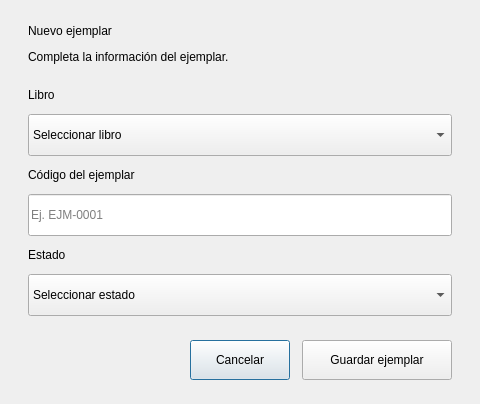
<?xml version="1.0" encoding="UTF-8"?>
<ui version="4.0">
 <class>EjemplarDialog</class>
 <widget class="QDialog" name="EjemplarDialog">
  <property name="windowTitle">
   <string>Nuevo ejemplar</string>
  </property>
  <property name="minimumSize">
   <size>
    <width>480</width>
    <height>360</height>
   </size>
  </property>
  <layout class="QVBoxLayout" name="layoutPrincipal">
   <property name="leftMargin"><number>28</number></property>
   <property name="topMargin"><number>24</number></property>
   <property name="rightMargin"><number>28</number></property>
   <property name="bottomMargin"><number>24</number></property>
   <property name="spacing"><number>12</number></property>
   <item>
    <widget class="QLabel" name="lblTitulo">
     <property name="text"><string>Nuevo ejemplar</string></property>
    </widget>
   </item>
   <item>
    <widget class="QLabel" name="lblDescripcion">
     <property name="text"><string>Completa la información del ejemplar.</string></property>
    </widget>
   </item>
   <item>
    <spacer name="espacioSuperior">
     <property name="orientation"><enum>Qt::Vertical</enum></property>
     <property name="sizeHint" stdset="0">
      <size><width>20</width><height>12</height></size>
     </property>
    </spacer>
   </item>
   <item>
    <widget class="QLabel" name="lblLibro">
     <property name="text"><string>Libro</string></property>
    </widget>
   </item>
   <item>
    <widget class="QComboBox" name="cmbLibro">
     <property name="minimumSize">
      <size><width>0</width><height>42</height></size>
     </property>
     <item>
      <property name="text"><string>Seleccionar libro</string></property>
     </item>
    </widget>
   </item>
   <item>
    <widget class="QLabel" name="lblCodigo">
     <property name="text"><string>Código del ejemplar</string></property>
    </widget>
   </item>
   <item>
    <widget class="QLineEdit" name="txtCodigo">
     <property name="minimumSize">
      <size><width>0</width><height>42</height></size>
     </property>
     <property name="placeholderText">
      <string>Ej. EJM-0001</string>
     </property>
    </widget>
   </item>
   <item>
    <widget class="QLabel" name="lblEstado">
     <property name="text"><string>Estado</string></property>
    </widget>
   </item>
   <item>
    <widget class="QComboBox" name="cmbEstado">
     <property name="minimumSize">
      <size><width>0</width><height>42</height></size>
     </property>
     <item>
      <property name="text"><string>Seleccionar estado</string></property>
     </item>
     <item>
      <property name="text"><string>Disponible</string></property>
     </item>
     <item>
      <property name="text"><string>Prestado</string></property>
     </item>
     <item>
      <property name="text"><string>Retirado</string></property>
     </item>
    </widget>
   </item>
   <item>
    <spacer name="espacioInferior">
     <property name="orientation"><enum>Qt::Vertical</enum></property>
     <property name="sizeHint" stdset="0">
      <size><width>20</width><height>12</height></size>
     </property>
    </spacer>
   </item>
   <item>
    <layout class="QHBoxLayout" name="layoutBotones">
     <item>
      <spacer name="espacioBotones">
       <property name="orientation"><enum>Qt::Horizontal</enum></property>
       <property name="sizeHint" stdset="0">
        <size><width>40</width><height>20</height></size>
       </property>
      </spacer>
     </item>
     <item>
      <widget class="QPushButton" name="btnCancelar">
       <property name="minimumSize">
        <size><width>100</width><height>40</height></size>
       </property>
       <property name="text"><string>Cancelar</string></property>
      </widget>
     </item>
     <item>
      <widget class="QPushButton" name="btnGuardar">
       <property name="minimumSize">
        <size><width>150</width><height>40</height></size>
       </property>
       <property name="text"><string>Guardar ejemplar</string></property>
      </widget>
     </item>
    </layout>
   </item>
  </layout>
 </widget>
 <resources/>
 <connections/>
</ui>
